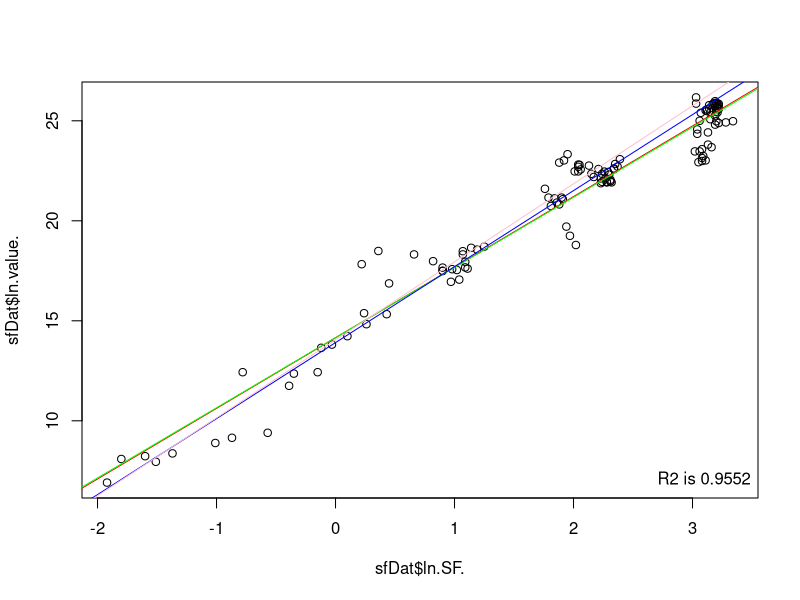

Source code (R):
# import data
sfDat <- read.csv('sf.csv')

#before first halving, ln SF is non stationary
#sfDat <- sfDat[11:48, ]

#this removes outliers, 4 of them
#sfDat <- sfDat[c(11:17, 19:29, 33:48), ]

#all data
sfDat <- sfDat[11:nrow(sfDat), ]


#change market value to numeric
sfDat$market.value <- as.numeric(gsub('\\$|,', '', sfDat$market.value))


#third model is both ln values
mod3 <- lm(ln.value. ~ ln.SF., data = sfDat) # change to use only training data
summary(mod3)

#Does the plot
plot(sfDat$ln.SF., sfDat$ln.value.)
#Adds the line
abline(lm(sfDat$ln.value.~sfDat$ln.SF.), col="red")
abline(14.16, 3.508, col="green") #line of all data
abline(13.91, 3.8, col="blue") #line of pre halving data (without 4 outliers, one was early inserted missing data)
abline(14.05, 3.9, col="pink") #line of pre halving data

#shows r^2
legend("bottomright", bty="n", legend=paste("R2 is", format(summary(mod3)$adj.r.squared, digits=4)))
